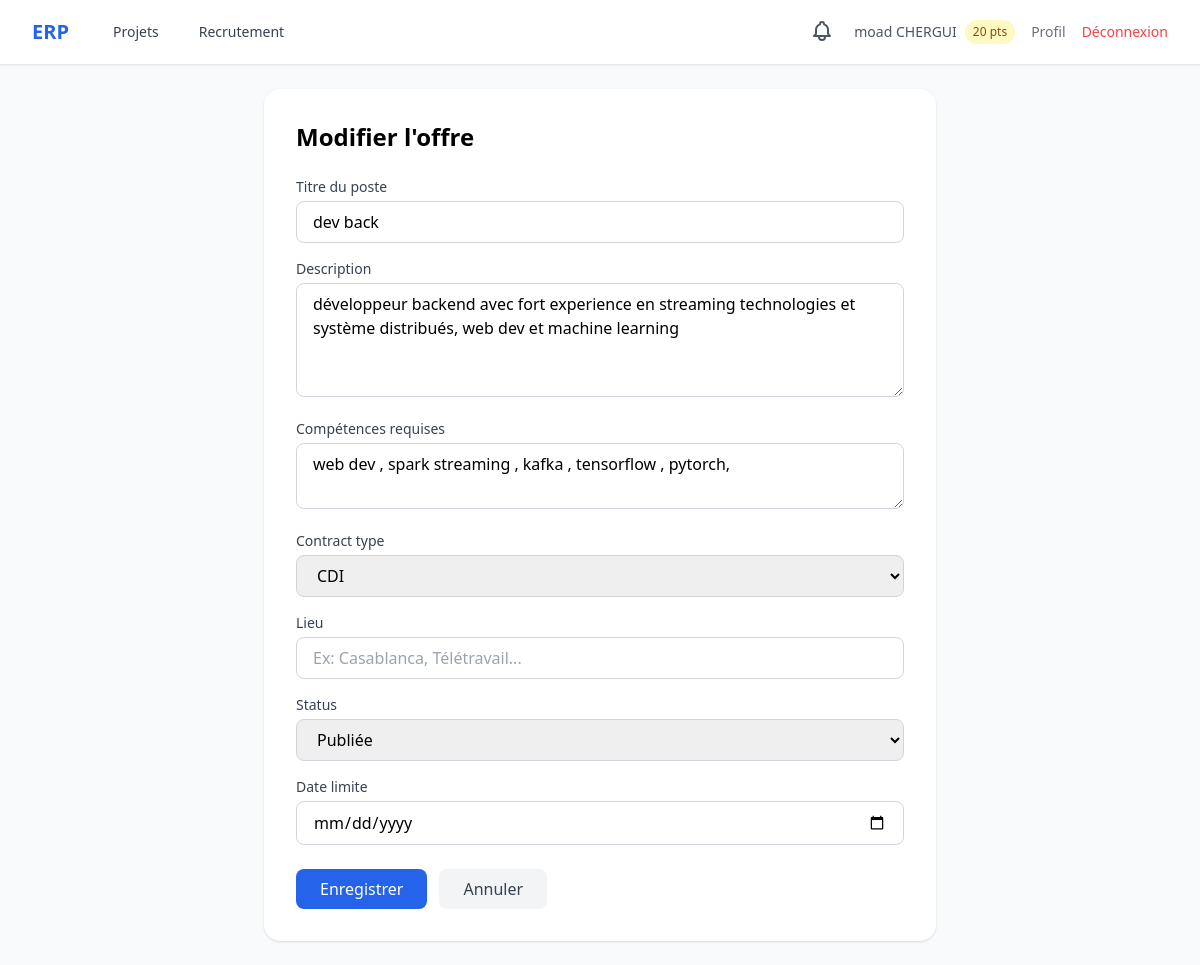
The app's page /hiring/1/edit/ (signed in) with its own data.
### accounts/models.py (models this page shows, shortened)
class User(AbstractUser):
    class Role(models.TextChoices):
        ADMIN = 'admin', 'Administrateur'
        HR_MANAGER = 'hr_manager', 'Responsable RH'
        PROJECT_MANAGER = 'project_manager', 'Chef de Projet'
        TEAM_MEMBER = 'team_member', "Membre d'Équipe"
    role = models.CharField(max_length=20, choices=Role.choices, default=Role.TEAM_MEMBER)
    skills = models.TextField(blank=True, help_text="Compétences séparées par des virgules")
    avatar = models.ImageField(upload_to='avatars/', blank=True, null=True)
    reward_points = models.IntegerField(default=0)
    department = models.ForeignKey(
        Department, on_delete=models.SET_NULL, null=True, blank=True,
        related_name='members', verbose_name="Département"
    )
    @property
    def is_hr(self):
        return self.role == self.Role.HR_MANAGER

### hiring/models.py (models this page shows, shortened)
class JobPosting(models.Model):
    class Status(models.TextChoices):
        DRAFT = 'draft', 'Brouillon'
        PUBLISHED = 'published', 'Publiée'
        PAUSED = 'paused', 'En pause'
        CLOSED = 'closed', 'Clôturée'
    class ContractType(models.TextChoices):
        CDI = 'cdi', 'CDI'
        CDD = 'cdd', 'CDD'
        STAGE = 'stage', 'Stage'
        FREELANCE = 'freelance', 'Freelance'
    title = models.CharField(max_length=200, verbose_name="Titre du poste")
    description = models.TextField(verbose_name="Description")
    required_skills = models.TextField(verbose_name="Compétences requises",
                                       help_text="Séparées par des virgules")
    contract_type = models.CharField(max_length=20, choices=ContractType.choices,
                                      default=ContractType.CDI)
    location = models.CharField(max_length=200, blank=True, verbose_name="Lieu")
    status = models.CharField(max_length=20, choices=Status.choices, default=Status.DRAFT)
    deadline = models.DateField(verbose_name="Date limite")
    created_by = models.ForeignKey(settings.AUTH_USER_MODEL, on_delete=models.CASCADE,
                                    related_name='job_postings')
    created_at = models.DateTimeField(auto_now_add=True)
    updated_at = models.DateTimeField(auto_now=True)
    class Meta:
        ordering = ['-created_at']
        verbose_name = "Offre d'emploi"
        verbose_name_plural = "Offres d'emploi"

### hiring/views.py (the view)
# urls.py: path('<int:pk>/edit/', views.job_edit, name='job_edit'),
@login_required
@role_required('admin', 'hr_manager')
def job_edit(request, pk):
    job = get_object_or_404(JobPosting, pk=pk)
    form = JobPostingForm(request.POST or None, instance=job)
    if request.method == 'POST' and form.is_valid():
        form.save()
        return redirect('hiring:job_detail', pk=pk)
    return render(request, 'hiring/job_form.html', {'form': form, 'title': 'Modifier l\'offre'})

### hiring/forms.py
class JobPostingForm(forms.ModelForm):
    class Meta:
        model = JobPosting
        fields = ['title', 'description', 'required_skills', 'contract_type', 'location', 'status', 'deadline']
        widgets = {
            'title': forms.TextInput(attrs={'class': tw, 'placeholder': 'Titre du poste'}),
            'description': forms.Textarea(attrs={'class': tw, 'rows': 4}),
            'required_skills': forms.Textarea(attrs={'class': tw, 'rows': 2, 'placeholder': 'Python, Django, React...'}),
            'contract_type': forms.Select(attrs={'class': tw}),
            'location': forms.TextInput(attrs={'class': tw, 'placeholder': 'Ex: Casablanca, Télétravail...'}),
            'status': forms.Select(attrs={'class': tw}),
            'deadline': forms.DateInput(attrs={'class': tw, 'type': 'date'}),
        }

### notifications/context_processors.py (called while the page is built)
def unread_notifications_count(request):
    if request.user.is_authenticated:
        count = request.user.notifications.filter(is_read=False).count()
    else:
        count = 0
    return {'unread_notifications_count': count}

### templates/hiring/job_form.html (shortened to what this page needs)
{% extends 'base.html' %}
{% block content %}
<div class="max-w-2xl mx-auto">
    <div class="bg-white rounded-2xl shadow p-8">
        <h1 class="text-2xl font-bold mb-6">{{ title }}</h1>
        <form method="post">
            {% for field in form %}
            <div class="mb-4">
                <label class="block text-sm font-medium text-gray-700 mb-1">{{ field.label }}</label>
                {{ field }}
            </div>
            {% endfor %}
            <div class="flex space-x-3 mt-6">
                <button type="submit" class="bg-blue-600 text-white px-6 py-2 rounded-lg hover:bg-blue-700 font-medium">
                    Enregistrer
                </button>
                <a href="{% url 'hiring:job_list' %}"
                    class="bg-gray-100 text-gray-700 px-6 py-2 rounded-lg hover:bg-gray-200">Annuler</a>
            </div>
        </form>
    </div>
</div>
{% endblock %}

### templates/base.html (shortened to what this page needs)
<!doctype html>
<html lang="fr" class="h-full bg-gray-50">
  <head>
    <script src="https://cdn.tailwindcss.com"></script>
  </head>
  <body class="h-full" hx-headers='{"X-CSRFToken": "{{ csrf_token }}"}'>
    <div class="min-h-full">
      <nav class="bg-white shadow-sm border-b">
        <div class="mx-auto max-w-7xl px-4 sm:px-6 lg:px-8">
          <div class="flex h-16 items-center justify-between">
            <div class="flex items-center space-x-8">
              <a
                href="{% url 'projects:dashboard' %}"
                class="text-xl font-bold text-blue-600"
                >ERP</a
              >
              {% if user.is_authenticated %}
              <div class="flex space-x-4">
                <a
                  href="{% url 'projects:dashboard' %}"
                  class="text-gray-700 hover:text-blue-600 px-3 py-2 text-sm font-medium"
                  >Projets</a
                >
                {% if user.is_hr or user.is_superuser or user.role == 'admin' %}
                <a
                  href="{% url 'hiring:job_list' %}"
                  class="text-gray-700 hover:text-blue-600 px-3 py-2 text-sm font-medium"
                  >Recrutement</a
                >
                {% endif %}
              </div>
              {% endif %}
            </div>
            <div class="flex items-center space-x-4">
              {% if user.is_authenticated %}
              <div class="relative" id="notif-wrapper">
                <button
                  id="notif-btn"
                  onclick="toggleNotif(event)"
                  hx-get="{% url 'notifications:dropdown' %}"
                  hx-target="#notif-dropdown-panel"
                  hx-swap="innerHTML"
                  hx-trigger="click"
                  class="relative text-gray-600 hover:text-blue-600 p-1"
                >
                </button>
              </div>
              <div class="flex items-center space-x-2">
                <span class="text-sm text-gray-600"
                  >{{ user.get_full_name|default:user.username }}</span
                >
                <span
                  class="bg-yellow-100 text-yellow-800 text-xs px-2 py-1 rounded-full"
                  >{{ user.reward_points }} pts</span
                >
              </div>
              <a
                href="{% url 'accounts:profile' %}"
                class="text-sm text-gray-500 hover:text-blue-600"
                >Profil</a
              >
              <a
                href="{% url 'accounts:logout' %}"
                class="text-sm text-red-500 hover:text-red-700"
                >Déconnexion</a
              >
              {% else %}
              <a
                href="{% url 'accounts:login' %}"
                class="text-sm text-blue-600 hover:text-blue-800 font-medium"
                >Connexion</a
              >
              {% endif %}
            </div>
          </div>
        </div>
      </nav>
      <main class="mx-auto max-w-7xl px-4 sm:px-6 lg:px-8 py-6">
        {% block content %}{% endblock %}
      </main>
    </div>
  </body>
</html>

### records on screen
User: get_full_name "moad CHERGUI", reward_points "20"
JobPosting: form "dev back" "développeur backend avec fort experience en streaming technologies et système distribués, web dev et machine learning" "web dev , spark streaming , kafka , tensorflow , pytorch," "CDI" "Publiée"

### other values on screen
{{ title }} "Modifier l'offre"
{{ field.label }} "Titre du poste" "Description" "Compétences requises" "Contract type" "Lieu" "Status" "Date limite"
